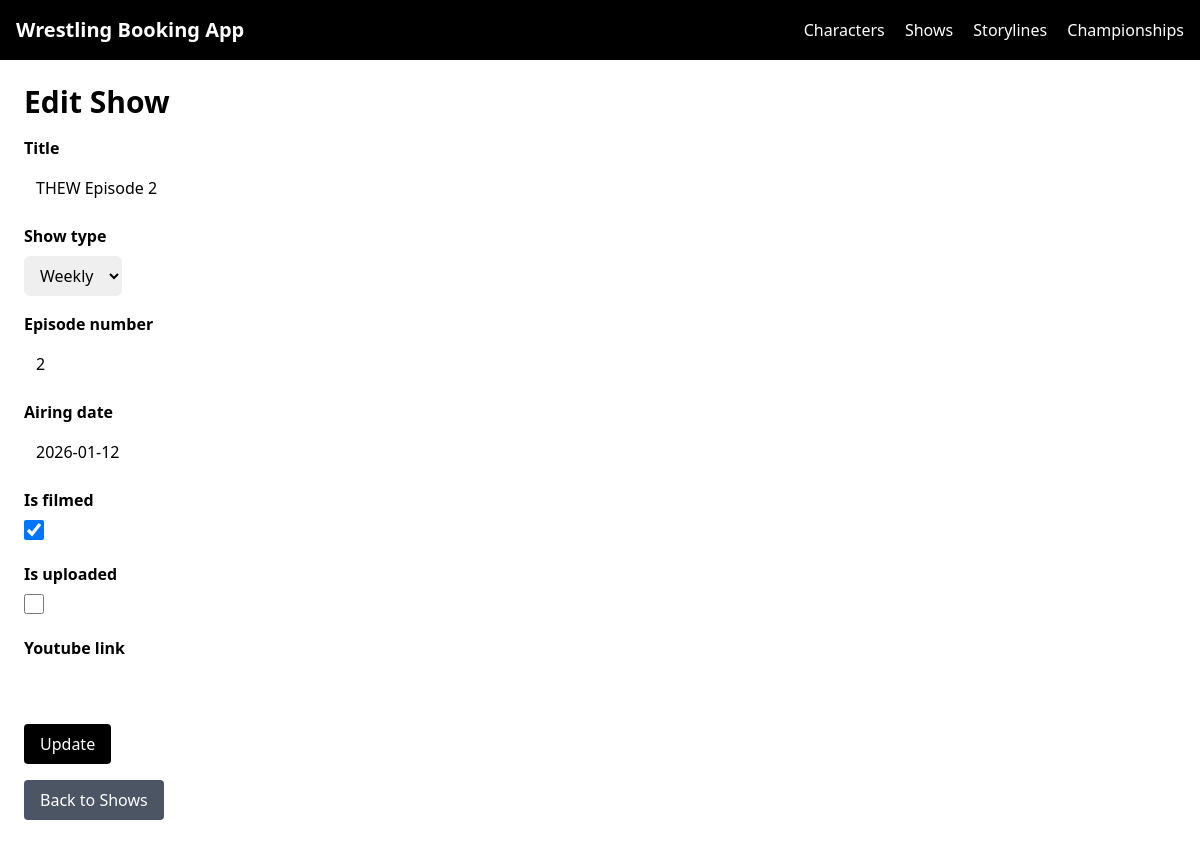
/shows/shows/2/edit/, run on the app's committed database.
### booking/models.py (models this page shows, shortened)
class Show(models.Model):
    class ShowType(models.TextChoices):
        WEEKLY = "WEEKLY", "Weekly"
        PLE = "PLE", "PLE"
        SPECIAL = "SPECIAL", "Special"
    title = models.CharField(max_length=200)
    show_type = models.CharField(max_length=20, choices=ShowType.choices)
    episode_number = models.PositiveIntegerField(null=True, blank=True)
    airing_date = models.DateField()
    is_filmed = models.BooleanField(default=False)
    is_uploaded = models.BooleanField(default=False)
    youtube_link = models.URLField(blank=True)
    created_at = models.DateTimeField(auto_now_add=True)

### booking/views.py (the view)
# urls.py: path("shows/<int:pk>/edit/", ShowUpdateView.as_view(), name="show-edit"),
class ShowUpdateView(UpdateView):
    model = Show
    form_class = ShowForm
    template_name = "booking/show_form.html"
    success_url = reverse_lazy("show-list")

### booking/forms.py
class ShowForm(forms.ModelForm):
    class Meta:
        model = Show
        fields = [
            "title",
            "show_type",
            "episode_number",
            "airing_date",
            "is_filmed",
            "is_uploaded",
            "youtube_link",
        ]
    def __init__(self, *args, **kwargs):
        super().__init__(*args, **kwargs)
        for name, field in self.fields.items():
            if isinstance(field.widget, forms.CheckboxSelectMultiple):
                field.widget.attrs.update({
                    "class": "space-y-2"
                })
            elif isinstance(field.widget, forms.CheckboxInput):
                field.widget.attrs.update({
                    "class": "h-5 w-5 text-blue-600"
                })
            else:
                field.widget.attrs.update({
                    "class": (
                        "w-half rounded-md px-3 py-2 text-white"
                        "bg-gray-400 dark:bg-gray-700 "
                        "focus:outline-none focus:ring-2 focus:ring-blue-500"
                    )
                })

### booking/templates/booking/show_form.html (shortened to what this page needs)
{% extends "base.html" %}
{% block content %}
<h1 class="text-3xl font-bold mb-4">
    {% if view.object %}Edit Show{% else %}Add Show{% endif %}
</h1>
<form method="post" class="space-y-4">
    {% for field in form %}
        <div class="mb-4">
            <label class="block font-semibold mb-2">
            {{ field.label }}
            </label>
            {{ field }}
        </div>
    {% endfor %}
    <button type="submit" class="bg-black text-white px-4 py-2 rounded">
        {% if view.object %}Update{% else %}Create{% endif %}
    </button>
</form>
<button onclick="window.location='{% url 'show-list' %}'" class="bg-gray-600 text-white px-4 py-2 rounded mt-4 inline-block cursor-pointer">Back to Shows</button>
{% endblock %}

### data on the page
Show: form "THEW Episode 2" "Weekly" "2" "2026-01-12" "☑"

### other printed values
{{ field.label }} "Title" "Show type" "Episode number" "Airing date" "Is filmed" "Is uploaded" "Youtube link"
